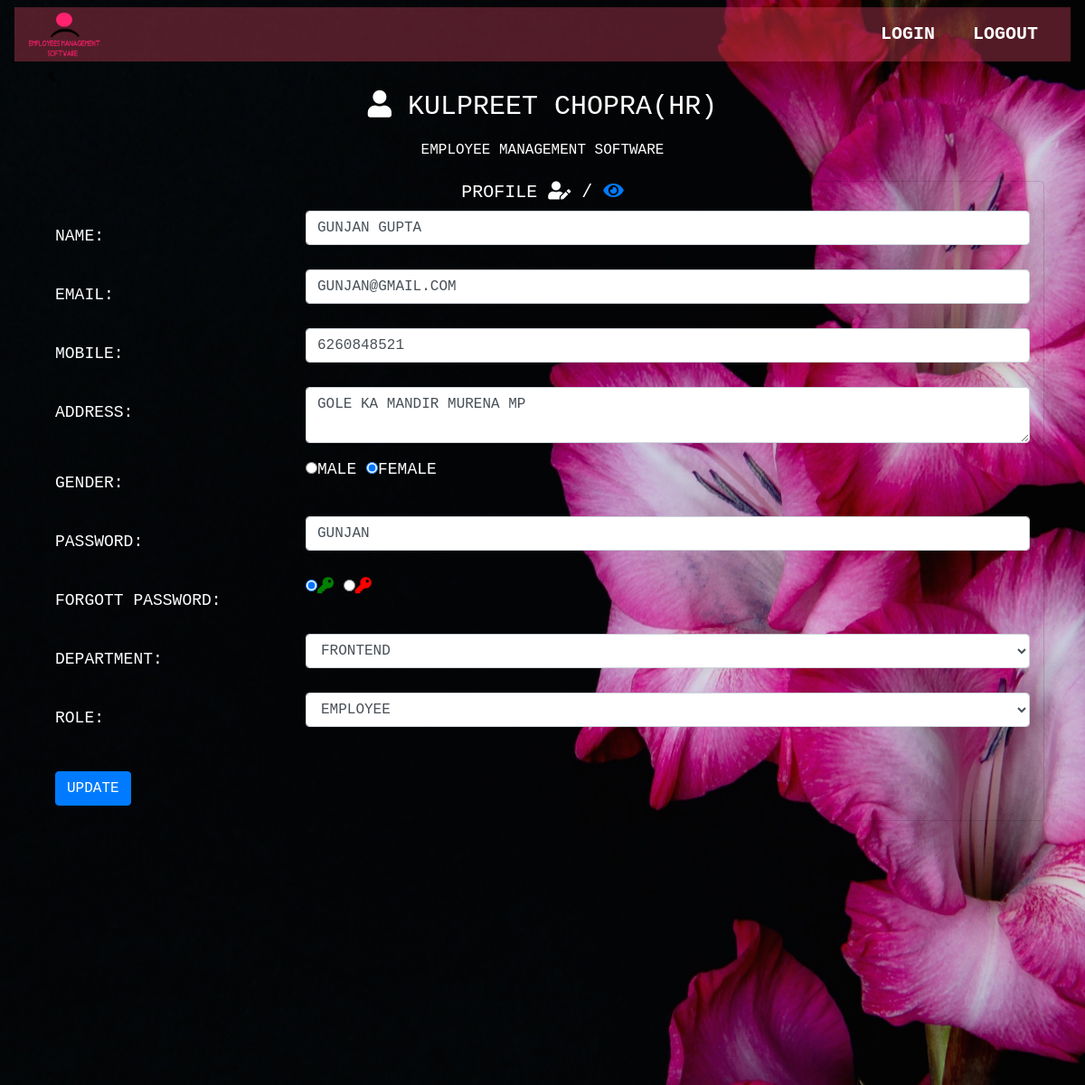
Page /admin/empedit.php?id=18 (signed in) on the committed database.
### tables this page shows
CREATE TABLE `employee` (
  `id` int(11) NOT NULL,
  `name` varchar(350) NOT NULL,
  `email` varchar(100) NOT NULL,
  `mobile` varchar(350) NOT NULL,
  `address` text NOT NULL,
  `gender` varchar(350) NOT NULL,
  `department` varchar(350) NOT NULL,
  `password` varchar(350) NOT NULL,
  `forgott_pass` varchar(350) NOT NULL,
  `image` text NOT NULL,
  `role` varchar(350) NOT NULL,
  `time` timestamp NOT NULL DEFAULT CURRENT_TIMESTAMP ON UPDATE CURRENT_TIMESTAMP
);

### admin/empeditp.php (the view, shortened to what this page needs)
<?php
       include ('dbcon.php');
       $user=$_SESSION['email'];
       $q = "SELECT * FROM `employee` WHERE  `email`='$user'";
       $query = mysqli_query($con, $q);
       $result = mysqli_fetch_array($query);
  ?>
  <?php
include ('dbcon.php');
if (isset($_GET['id']))
{
$id =$_GET['id'];
$query ="select * From employee where id=$id";
$fire =mysqli_query($con,$query);
$user = mysqli_fetch_assoc($fire);
}
?>
<div class="card container-fluid" style="background-color:transparent!important;">
  <h5 class="text-center">Profile <i class="fas fa-user-edit"></i> / <a style="color:#007bff!important;" href="index.php"><i class="fas fa-eye"></i></a></h5>
                    <form method="post" enctype="multipart/form-data">
                        <div class="form-group row">
                            <label class="col-lg-3 col-form-label form-control-label">Name:</label>
                            <div class="col-lg-9">
                               <input type="text" class="form-control" name="name" placeholder="Enter Full Name" value="<?php echo $user['name']; ?>">
                            </div>
                        </div>
                        <div class="form-group row">
                            <label class="col-lg-3 col-form-label form-control-label">Email:</label>
                            <div class="col-lg-9">
                               <input type="email" class="form-control" name="email" placeholder="Enter Email Address" value="<?php echo $user['email']; ?>">
                            </div>
                        </div>
                        <div class="form-group row">
                            <label class="col-lg-3 col-form-label form-control-label">Mobile:</label>
                            <div class="col-lg-9">
                                <input type="mobile" class="form-control" name="mobile" placeholder="Enter Mobile Number" value="<?php echo $user['mobile']; ?>">
                            </div>
                        </div>
                        <div class="form-group row">
                            <label class="col-lg-3 col-form-label form-control-label">Address:</label>
                            <div class="col-lg-9">
                                <textarea type="text" class="form-control" name="address" placeholder="Enter Address"><?php echo $user['address'];?></textarea>
                            </div>
                        </div>
                        <div class="form-group row">
                            <label class="col-lg-3 col-form-label form-control-label">Gender:</label>
                            <div class="col-lg-9">
                    <input type="radio" value="male"<?php echo ($user["gender"]=='male')?'checked':'' ?> name="gender">Male
                    <input type="radio" value="female"<?php echo ($user["gender"]=='female')?'checked':'' ?> name="gender">Female
                    <br>
                    </div>
                        </div>
                        <div class="form-group row">
                            <label class="col-lg-3 col-form-label form-control-label">Password:</label>
                            <div class="col-lg-9">
                                <input type="text" class="form-control" name="password" placeholder="Enter Password" value="<?php echo $user['password']; ?>">
                            </div>
                        </div>
                        <?php
                        if($result['department']=='hr'){
                        ?>
                        <div class="form-group row">
                            <label class="col-lg-3 col-form-label form-control-label">Forgott Password:</label>
                            <div class="col-lg-9">
                    <input type="radio" value="green"<?php echo ($user["forgott_pass"]=='green')?'checked':'' ?> name="forgott_pass"><i class="fas fa-key" style="color:green"></i>
                    <input type="radio" value="red"<?php echo ($user["forgott_pass"]=='red')?'checked':'' ?> name="forgott_pass"><i class="fas fa-key" style="color:red"></i>
                    <br>
                    </div>
                  </div>
                        <div class="form-group row">
                            <label class="col-lg-3 col-form-label form-control-label">Department:</label>
                            <div class="col-lg-9">
          <select value="<?php echo $user['department'];?>" name="department" class="form-control">
      <option value="frontend"<?php
        if($user['department']=='frontend')
        {echo "selected";}
      ?>>FRONTEND</option>
      </select>
                            </div>
                        </div>
                        <div class="form-group row">
                            <label class="col-lg-3 col-form-label form-control-label">Role:</label>
                            <div class="col-lg-9">
          <select value="<?php echo $user['role'];?>" name="role" class="form-control">
      <option value="employee"<?php
        if($user['role']=='employee')
        {echo "selected";}
      ?>>EMPLOYEE</option>
      </select>
                            </div>
                        </div>
                        <?php
                      }
                      ?>
                        <div class="form-group row">
                            <label class="col-lg-3 col-form-label form-control-label"></label>
                            <div class="col-lg-12">
                                <button type="submit" name="submit" class="btn btn-primary">UPDATE</button>
                            </div>
                        </div>
                    </form>
          </div>

### admin/header.php (shortened to what this page needs)
<?php
       include ('dbcon.php');
       $pass=$_SESSION['password'];
       $user=$_SESSION['email'];
       $q = "SELECT * FROM `employee` WHERE  `password`='$pass' && `email`='$user'";
       $query = mysqli_query($con, $q);
       $result = mysqli_fetch_array($query);
  ?>
<!DOCTYPE html>
<html>
<head>
    <link rel="stylesheet" href="https://stackpath.bootstrapcdn.com/bootstrap/4.3.1/css/bootstrap.min.css">
    <link rel="stylesheet" href="https://stackpath.bootstrapcdn.com/bootstrap/4.5.0/css/bootstrap.min.css">
    <link rel="stylesheet" href="https://pro.fontawesome.com/releases/v5.10.0/css/all.css"/>
    <link rel="stylesheet" href="https://cdnjs.cloudflare.com/ajax/libs/animate.css/4.0.0/animate.min.css">
    <link rel="stylesheet" type="text/css" href="css/index.css">
</head>
<body>
<div class="bgimg">
    <div class="container-fluid">
      <nav class="navbar navbar-expand-sm navbar-dark fixed-top a bg">
        <div class="container-fluid" style="background:#f24d6a54!important;">
          <a href="index.php">
            <img class="web-logo" src="../image/logo.png" width="80px" height="50px" ;>
          </a>
          <div class="collapse navbar-collapse" id="a">
            <ul class="navbar-nav ml-auto " style="text-align:center;">
              <li class="nav-item">
                <button type="button" class="btn"><a href="" data-target="#login" data-toggle="tab" class="nav-link"><b>Login</b></a></button>
              </li>
              <li class="n style=av-item">
                <button type="button" class="btn "><a href="logout.php" class="nav-link"><b>Logout</b></a></button>
              </li>
            </ul>
            <br>
          </div>
        </div>
      </nav>
    </div>
  <div class="topleft">
    <p><i class="fas fa-user"></i> <?php echo$result['name'];?><span class="mob">(<?php echo$result['department'];?>)</span>
      </p>
    <h6>employee management software</h6>
  </div>

### admin/css/index.css (style rules this page uses)
* { text-transform:uppercase; }
body, html { height: 100%; margin: 0; }
label { text-transform:uppercase; }
.bgimg { background-image: url('../../image/bg2.jpg'); height:1200px; background-position: center; background-size: cover; position: relative; color: white; font-family: "Courier New", Courier, monospace; font-size: 36px; }
.topleft { position:relative; top:8%!important; font-size:30px; text-align:center; }
label { color:white; font-size:20px; }
a { color:white!important; font-size: 20px; text-decoration:none!important; }

### admin/header.php (style rules this page uses)
label { display: inline-flex; margin-bottom: .5rem; margin-top: .5rem; }

### rows in the picture
employee: name "KULPREET CHOPRA", department "HR"
employee: name "Gunjan Gupta", email "gunjan@gmail.com", mobile "6260848521", address "Gole ka mandir murena mp", gender "☑", password "gunjan", forgott_pass "☑", department "FRONTEND", role "EMPLOYEE"
